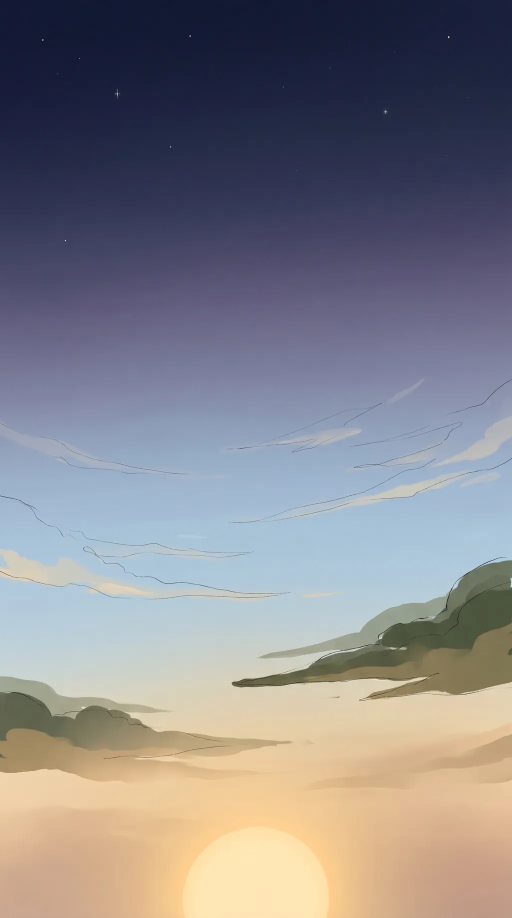
#> input picture tex/sky.webp, 1024 x 1835 px, given in place of sky.jpg, which was not available (shown at 1/2 size)
$ python tex.py
#> lines starting #> are read from the running program, lines starting #| are printed output that depends on the picture
# Builds the painted textures for Love Letter.
# Ink linework and hatching are baked in here, so the GPU only samples them.
import math, random, os
import numpy as np
from PIL import Image, ImageDraw, ImageFilter, ImageFont, ImageChops
R = '/home/sprite/work/pines'
G = '/home/sprite/work/sky/gen'
K = '/home/sprite/work/sky/k'
F = '/home/sprite/work/sky/fonts'
T = R + '/tex'
os.makedirs(T, exist_ok=True)
rng = np.random.default_rng(7)
random.seed(7)
INK = (52, 36, 30)

def save(im, name, q=84, size=None):
    if size: im = im.resize(size, Image.LANCZOS)
    im.save(f'{T}/{name}.webp', 'WEBP', quality=q, method=6)
    print(name, im.size, os.path.getsize(f'{T}/{name}.webp') // 1024, 'KB')

def noise(w, h, scale, octaves=4, seed=0):
    r = np.random.default_rng(seed)
    out = np.zeros((h, w), np.float32); amp = 1; tot = 0
    for o in range(octaves):
        s = max(2, int(scale * 2 ** o))
        n = r.random((s, s)).astype(np.float32)
        n = np.array(Image.fromarray((n * 255).astype(np.uint8)).resize((w, h), Image.BICUBIC)).astype(np.float32) / 255
        out += n * amp; tot += amp; amp *= 0.5
    return out / tot

def tileable(im):
    # mirror-blend edges so a generated texture tiles without a seam
    a = np.array(im).astype(np.float32); h, w = a.shape[:2]
    b = np.roll(a, (h // 2, w // 2), (0, 1))
    y = np.abs(np.linspace(-1, 1, h))[:, None]; x = np.abs(np.linspace(-1, 1, w))[None, :]
    m = np.clip(np.maximum(x, y) * 1.6 - 0.6, 0, 1)[..., None]
    return Image.fromarray((a * (1 - m) + b * m).astype(np.uint8))

# ---------- sky (opaque) ----------
sky = Image.open(f'{G}/sky.jpg').convert('RGB')
#> sky is the input picture: PIL image 1024x1835 RGB; mean R, G, B 133.3, 131.9, 138
save(sky, 'sky', 80, (1024, round(1024 * sky.height / sky.width)))
#| sky (1024, 1835) 25 KB

# ---------- wood, roof ----------
lw = tileable(Image.open(f'{G}/logwood.jpg').convert('RGB'))
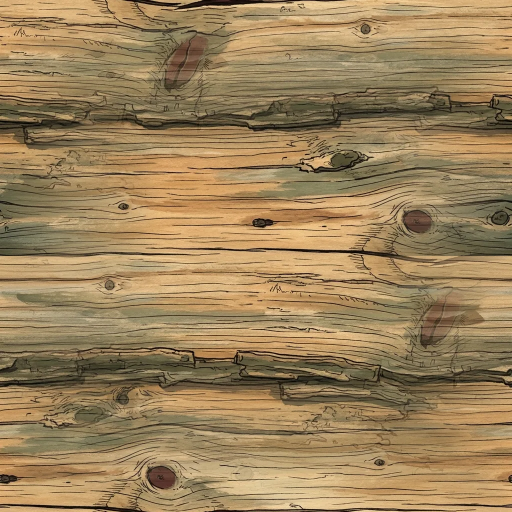
#> input picture tex/logwood.webp, 1024 x 1024 px, given in place of logwood.jpg, which was not available (shown at 1/2 size)
save(lw, 'logwood', 82, (1024, 1024))
#| logwood (1024, 1024) 209 KB
rf = tileable(Image.open(f'{G}/roof.jpg').convert('RGB'))
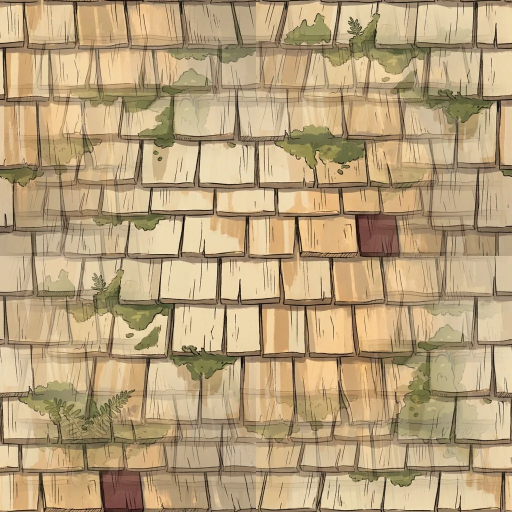
#> input picture tex/roof.webp, 1024 x 1024 px, given in place of roof.jpg, which was not available (shown at 1/2 size)
save(rf, 'roof', 82, (1024, 1024))
#| roof (1024, 1024) 152 KB

# ---------- log end: rings, cracks, ink ----------
S = 256
im = Image.new('RGB', (S, S), (150, 108, 68)); d = ImageDraw.Draw(im)
n = noise(S, S, 6, 3, 3)
cx = cy = S / 2
yy, xx = np.mgrid[0:S, 0:S]
rr = np.sqrt((xx - cx) ** 2 + (yy - cy) ** 2) / (S / 2)
ring = (np.sin((rr + n * 0.08) * 70) * 0.5 + 0.5)
base = np.array([196, 150, 96])[None, None] * (0.86 + 0.14 * ring[..., None]) * (0.9 + 0.2 * n[..., None])
bark = np.clip((rr - 0.86) / 0.06, 0, 1)[..., None]
base = base * (1 - bark) + np.array([88, 62, 44])[None, None] * bark
a = np.clip((1.0 - rr) / 0.02, 0, 1)
im = Image.fromarray(np.clip(base, 0, 255).astype(np.uint8)); d = ImageDraw.Draw(im)
for r in np.linspace(0.08, 0.84, 9):
    rad = r * S / 2
    d.ellipse([cx - rad, cy - rad, cx + rad, cy + rad], outline=(120, 82, 50), width=1)
for k in range(3):
    ang = random.random() * 6.28
    pts = [(cx + math.cos(ang) * S * 0.05 * i + random.uniform(-2, 2), cy + math.sin(ang) * S * 0.05 * i + random.uniform(-2, 2)) for i in range(1, 8)]
    d.line(pts, fill=INK, width=2)
d.ellipse([2, 2, S - 3, S - 3], outline=INK, width=4)
save(im, 'logend', 84)
#> call 4 of save, with name = 'logend', q = 84
#> in save (call 4), `im.save(f'{T}/{name}.webp', 'WEBP', quality=q, method=6)`:
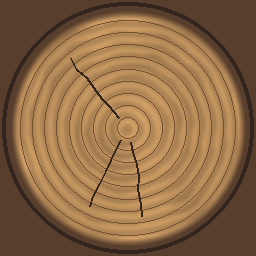
#> saved as logend.webp: PIL image 256x256 RGB; mean R, G, B 141, 105.4, 69.1
#| logend (256, 256) 9 KB

# ---------- stone chimney ----------
W = 512
st = np.zeros((W, W, 3), np.float32)
pts = []
for row in range(9):
    y = (row + 0.5) * W / 9
    x = random.uniform(0, 40)
    while x < W + 60:
        pts.append((x, y + random.uniform(-10, 10))); x += random.uniform(55, 95)
pts = np.array(pts)
yy, xx = np.mgrid[0:W, 0:W].astype(np.float32)
d1 = np.full((W, W), 1e9, np.float32); d2 = np.full((W, W), 1e9, np.float32); idx = np.zeros((W, W), np.int32)
for i, (px, py) in enumerate(pts):
    for ox in (-W, 0, W):
        dd = ((xx - px - ox) * 0.8) ** 2 + ((yy - py) * 1.4) ** 2
        m = dd < d1
        d2 = np.where(m, d1, np.minimum(d2, dd)); d1 = np.where(m, dd, d1); idx = np.where(m, i, idx)
edge = np.sqrt(d2) - np.sqrt(d1)
cols = rng.uniform(0.75, 1.1, (len(pts), 1)) * np.array([[150, 146, 138]])
n = noise(W, W, 16, 4, 5)
st = cols[idx] * (0.8 + 0.35 * n[..., None])
shade = np.clip(edge / 14, 0, 1)[..., None]
st = st * (0.55 + 0.45 * shade)
moss = np.clip((noise(W, W, 5, 3, 9) - 0.55) * 4, 0, 1)[..., None] * np.clip(1 - yy / W, 0, 1)[..., None]
st = st * (1 - moss * 0.7) + np.array([96, 120, 62]) * moss * 0.7
st = np.where((edge < 2.2)[..., None], np.array(INK, np.float32), st)
save(Image.fromarray(np.clip(st, 0, 255).astype(np.uint8)), 'stone', 82, (256, 256))
#| stone (256, 256) 7 KB

# ---------- window (warm glow painted, ink frame) + door ----------
W, H = 256, 320
yy, xx = np.mgrid[0:H, 0:W].astype(np.float32)
r = np.sqrt(((xx - W * 0.55) / W) ** 2 + ((yy - H * 0.62) / H) ** 2)
glow = np.clip(1 - r * 1.6, 0, 1)
win = np.array([255, 196, 110]) * (0.55 + 0.6 * glow[..., None]) + np.array([90, 40, 10]) * (1 - glow[..., None]) * 0.3
im = Image.fromarray(np.clip(win, 0, 255).astype(np.uint8)); d = ImageDraw.Draw(im)
# curtain silhouettes and a little interior hint
d.polygon([(14, 14), (70, 14), (52, 160), (28, 300), (14, 300)], fill=(196, 104, 52))
d.polygon([(W - 14, 14), (W - 66, 14), (W - 50, 170), (W - 30, 300), (W - 14, 300)], fill=(196, 104, 52))
for x in (30, 44, 58): d.line([(x, 16), (x - 8, 298)], fill=(150, 72, 36), width=2)
d.rectangle([W * 0.5 - 30, H * 0.78, W * 0.5 + 30, H * 0.8], fill=(110, 60, 30))  # sill shelf
d.ellipse([W * 0.5 - 10, H * 0.66, W * 0.5 + 10, H * 0.78], fill=(255, 236, 170))  # candle glow
fr = (88, 58, 38)
d.rectangle([0, 0, W - 1, H - 1], outline=fr, width=14)
d.line([(W / 2, 0), (W / 2, H)], fill=fr, width=10); d.line([(0, H * 0.45), (W, H * 0.45)], fill=fr, width=10)
d.rectangle([0, 0, W - 1, H - 1], outline=INK, width=4)
for x0, x1, y0, y1 in [(14, W / 2 - 5, 14, H * .45 - 5), (W / 2 + 5, W - 14, 14, H * .45 - 5), (14, W / 2 - 5, H * .45 + 5, H - 14), (W / 2 + 5, W - 14, H * .45 + 5, H - 14)]:
    d.rectangle([x0, y0, x1, y1], outline=INK, width=2)
    d.line([(x0 + 8, y1 - 10), (x0 + 30, y0 + 10)], fill=(255, 240, 200), width=2)
save(im, 'window', 84)
#> in save (call 6), `im.save(f'{T}/{name}.webp', 'WEBP', quality=q, method=6)`:
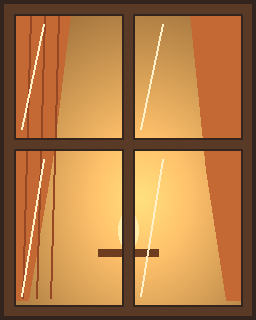
#> saved as window.webp: PIL image 256x320 RGB; mean R, G, B 175.5, 121.2, 68.5
#| window (256, 320) 4 KB
W, H = 256, 448
im = Image.open(f'{G}/logwood.jpg').convert('RGB').rotate(90, expand=True).resize((W, H))
#> im: PIL image 256x448 RGB
im = Image.fromarray((np.array(im) * 0.72).astype(np.uint8)); d = ImageDraw.Draw(im)
for x in range(0, W, W // 5): d.line([(x, 0), (x, H)], fill=INK, width=3)
for y in (H * .2, H * .8): d.rectangle([0, y - 8, W, y + 8], fill=(80, 54, 36), outline=INK, width=2)
d.ellipse([W * .78, H * .5, W * .86, H * .55], fill=(196, 160, 90), outline=INK, width=2)
d.rectangle([0, 0, W - 1, H - 1], outline=INK, width=6)
save(im, 'door', 82)
#> in save (call 7), `im.save(f'{T}/{name}.webp', 'WEBP', quality=q, method=6)`:
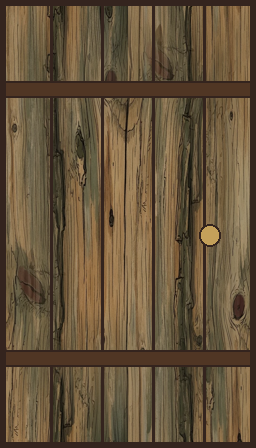
#> saved as door.webp: PIL image 256x448 RGB; mean R, G, B 102.3, 84, 59.2
#| door (256, 448) 15 KB

# ---------- balloon envelope: 12 gores, seams, load tapes, ink, painted shading ----------
W, H = 1024, 1024
yy, xx = np.mgrid[0:H, 0:W].astype(np.float32)
gore = (xx / W * 12) % 1
gi = (xx / W * 12).astype(int)
reds = np.array([[178, 44, 38], [196, 58, 44], [170, 40, 40], [190, 64, 48]], np.float32)
base = reds[gi % 4]
# cream crown band and a darker skirt band, like a vintage envelope
v = yy / H  # 0 = crown (top), 1 = mouth
band = ((v > 0.22) & (v < 0.27))
base = np.where(band[..., None], np.array([226, 200, 160], np.float32), base)
base = np.where((v > 0.9)[..., None], np.array([110, 34, 30], np.float32), base)
base = np.where((v < 0.035)[..., None], np.array([90, 70, 60], np.float32), base)
# fabric weave noise + gentle pillowing between tapes
n = noise(W, H, 40, 3, 11)
pillow = np.sin(gore * math.pi) ** 0.6
base = base * (0.86 + 0.14 * pillow[..., None]) * (0.94 + 0.12 * n[..., None])
# horizontal panel seams
for k in range(1, 14):
    y = k / 14
    base = np.where((np.abs(v - y) < 0.0016)[..., None], base * 0.7, base)
im = Image.fromarray(np.clip(base, 0, 255).astype(np.uint8)); d = ImageDraw.Draw(im)
for k in range(12):
    x = k * W / 12
    d.line([(x, 0), (x, H)], fill=INK, width=3)      # load tape (ink)
    d.line([(x + 4, 0), (x + 4, H)], fill=(220, 120, 96), width=1)  # stitched highlight
    for y in range(8, H, 18): d.line([(x - 6, y), (x - 6, y + 8)], fill=(120, 30, 28), width=1)  # stitch dashes
d.line([(0, H * .22), (W, H * .22)], fill=INK, width=3); d.line([(0, H * .27), (W, H * .27)], fill=INK, width=3)
save(im, 'balloon', 84, (768, 768))
#| balloon (768, 768) 22 KB
#> im: PIL image 1024x1024 RGB

# ---------- wicker ----------
W = 256
im = Image.new('RGB', (W, W), (120, 84, 48)); d = ImageDraw.Draw(im)
#> after `im = Image.new('RGB', (W, W), (120, 84, 48))`:
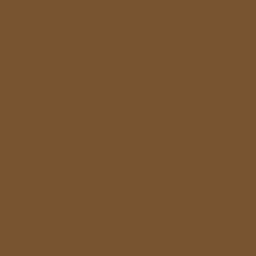
#> im: PIL image 256x256 RGB; mean R, G, B 120, 84, 48
for row in range(16):
    y = row * W / 16
    for col in range(16):
        x = col * W / 16 + (8 if row % 2 else 0)
        c = random.randint(-14, 14)
        d.rounded_rectangle([x + 1, y + 1, x + W / 16 - 1, y + W / 16 - 1], 5, fill=(188 + c, 146 + c, 92 + c), outline=(92, 60, 34))
        d.line([(x + 3, y + 4), (x + W / 16 - 4, y + 4)], fill=(224, 192, 140), width=1)
for x in range(0, W, 16): d.line([(x, 0), (x, W)], fill=(70, 46, 28), width=1)
save(im, 'wicker', 84)
#> in save (call 9), `im.save(f'{T}/{name}.webp', 'WEBP', quality=q, method=6)`:
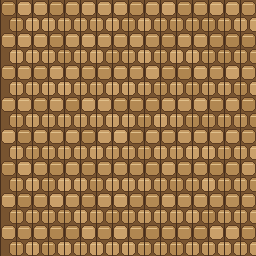
#> saved as wicker.webp: PIL image 256x256 RGB; mean R, G, B 153, 115.3, 71.7
#| wicker (256, 256) 19 KB

# ---------- the letter: old torn paper, handwriting, ink bleed, creases ----------
W, H = 900, 1180
#> (the run stopped early here; a loop or call above may not have finished)
